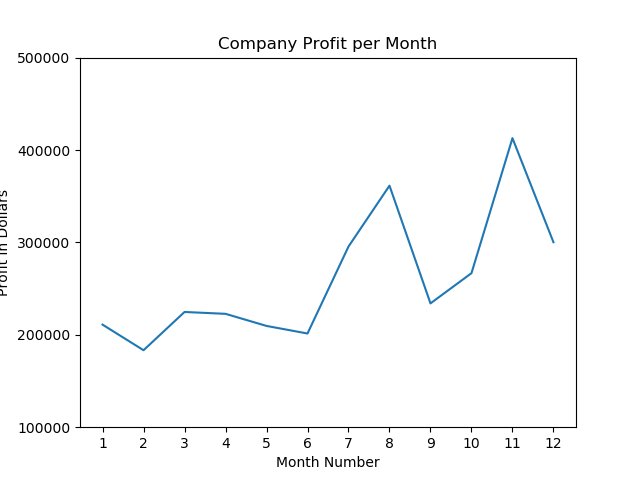

Reproduce this figure in Python.
import pandas as pd
import matplotlib.pyplot as plt  

df = pd.read_csv('company_sales_data.csv')

print(df)
#Get Total Profit List
profitList = df['total_profit'].tolist()

#Get Total Month Numbers
monthList = df['month_number'].tolist()

# print("Total Profit List", profitList)
# print("All month list",monthList)

plt.plot(monthList, profitList, label = "Month-wise Profit Data of Last Year")

plt.xlabel('Month Number')

plt.ylabel('Profit in Dollars')

plt.xticks(monthList)

plt.title('Company Profit per Month')

plt.yticks([100000, 200000, 300000, 400000, 500000])

plt.show()
